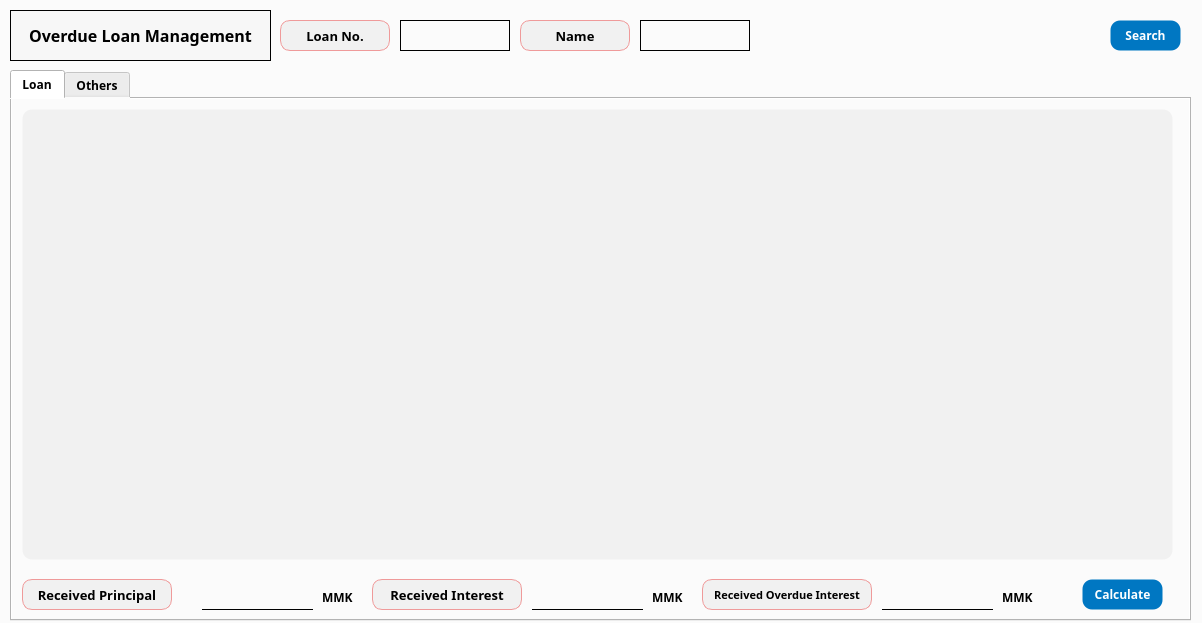
<?xml version="1.0" encoding="UTF-8"?>
<ui version="4.0">
 <class>MainWindow</class>
 <widget class="QMainWindow" name="MainWindow">
  <property name="geometry">
   <rect>
    <x>0</x>
    <y>0</y>
    <width>1202</width>
    <height>623</height>
   </rect>
  </property>
  <property name="windowTitle">
   <string>MainWindow</string>
  </property>
  <property name="styleSheet">
   <string notr="true">QWidget {
	background-color: #fbfbfb;
}

QTableView {
	background-color: #f1f1f1;
	border: 1px solid transparent;
	border-radius: 10px;
}

QPushButton {
    background-color: #0077c2;
    color: white;
    border: 1px solid transparent;
    border-radius: 10px;
    padding: 5px 10px;
}

QPushButton:hover {
    border: 1px solid white;
}

QPushButton:pressed {
    background-color: #005f9e;
    padding-top: 6px;
    padding-bottom: 4px;
}

QPushButton:disabled {
    background-color: lightgray;
    color: gray;
    border: 1px solid gray;
}
</string>
  </property>
  <widget class="QWidget" name="centralwidget">
   <widget class="QPushButton" name="loanSearchButton">
    <property name="geometry">
     <rect>
      <x>1110</x>
      <y>20</y>
      <width>71</width>
      <height>31</height>
     </rect>
    </property>
    <property name="font">
     <font>
      <family>Arial Black</family>
      <weight>75</weight>
      <bold>true</bold>
     </font>
    </property>
    <property name="text">
     <string>Search</string>
    </property>
   </widget>
   <widget class="QLabel" name="customerName">
    <property name="geometry">
     <rect>
      <x>640</x>
      <y>20</y>
      <width>110</width>
      <height>31</height>
     </rect>
    </property>
    <property name="minimumSize">
     <size>
      <width>110</width>
      <height>0</height>
     </size>
    </property>
    <property name="maximumSize">
     <size>
      <width>110</width>
      <height>16777215</height>
     </size>
    </property>
    <property name="font">
     <font>
      <family>Arial Black</family>
      <weight>75</weight>
      <bold>true</bold>
     </font>
    </property>
    <property name="styleSheet">
     <string notr="true">QLabel {
    border: 1px solid black;
    background-color: transparent;
    color: black;
}

QLabel:disabled {
    border: 1px solid lightgray;
    background-color: lightgray;
    color: lightgray;
}
</string>
    </property>
    <property name="frameShape">
     <enum>QFrame::Box</enum>
    </property>
    <property name="text">
     <string/>
    </property>
   </widget>
   <widget class="QLabel" name="label">
    <property name="geometry">
     <rect>
      <x>520</x>
      <y>20</y>
      <width>110</width>
      <height>31</height>
     </rect>
    </property>
    <property name="minimumSize">
     <size>
      <width>110</width>
      <height>0</height>
     </size>
    </property>
    <property name="maximumSize">
     <size>
      <width>110</width>
      <height>16777215</height>
     </size>
    </property>
    <property name="font">
     <font>
      <family>Arial Black</family>
      <pointsize>10</pointsize>
      <weight>75</weight>
      <bold>true</bold>
     </font>
    </property>
    <property name="styleSheet">
     <string notr="true">background-color:rgb(241, 241, 241);
border: 1px solid #ef9a9a;
border-radius: 10px;</string>
    </property>
    <property name="frameShape">
     <enum>QFrame::Box</enum>
    </property>
    <property name="text">
     <string>Name</string>
    </property>
    <property name="alignment">
     <set>Qt::AlignCenter</set>
    </property>
   </widget>
   <widget class="QLabel" name="label_4">
    <property name="geometry">
     <rect>
      <x>10</x>
      <y>10</y>
      <width>261</width>
      <height>51</height>
     </rect>
    </property>
    <property name="font">
     <font>
      <family>Arial Black</family>
      <pointsize>12</pointsize>
      <weight>75</weight>
      <bold>true</bold>
     </font>
    </property>
    <property name="styleSheet">
     <string notr="true">background-color:rgb(247, 247, 247)</string>
    </property>
    <property name="frameShape">
     <enum>QFrame::Box</enum>
    </property>
    <property name="text">
     <string>Overdue Loan Management</string>
    </property>
    <property name="alignment">
     <set>Qt::AlignCenter</set>
    </property>
   </widget>
   <widget class="QLabel" name="label_22">
    <property name="geometry">
     <rect>
      <x>280</x>
      <y>20</y>
      <width>110</width>
      <height>31</height>
     </rect>
    </property>
    <property name="minimumSize">
     <size>
      <width>110</width>
      <height>0</height>
     </size>
    </property>
    <property name="maximumSize">
     <size>
      <width>110</width>
      <height>16777215</height>
     </size>
    </property>
    <property name="font">
     <font>
      <family>Arial Black</family>
      <pointsize>10</pointsize>
      <weight>75</weight>
      <bold>true</bold>
     </font>
    </property>
    <property name="styleSheet">
     <string notr="true">background-color:rgb(241, 241, 241);
border: 1px solid #ef9a9a;
border-radius: 10px;</string>
    </property>
    <property name="frameShape">
     <enum>QFrame::Box</enum>
    </property>
    <property name="text">
     <string>Loan No.</string>
    </property>
    <property name="alignment">
     <set>Qt::AlignCenter</set>
    </property>
   </widget>
   <widget class="QLabel" name="loanNumber">
    <property name="geometry">
     <rect>
      <x>400</x>
      <y>20</y>
      <width>110</width>
      <height>31</height>
     </rect>
    </property>
    <property name="minimumSize">
     <size>
      <width>110</width>
      <height>0</height>
     </size>
    </property>
    <property name="maximumSize">
     <size>
      <width>110</width>
      <height>16777215</height>
     </size>
    </property>
    <property name="font">
     <font>
      <family>Arial Black</family>
      <weight>75</weight>
      <bold>true</bold>
     </font>
    </property>
    <property name="styleSheet">
     <string notr="true">QLabel {
    border: 1px solid black;
    background-color: transparent;
    color: black;
}

QLabel:disabled {
    border: 1px solid lightgray;
    background-color: lightgray;
    color: lightgray;
}
</string>
    </property>
    <property name="frameShape">
     <enum>QFrame::Box</enum>
    </property>
    <property name="text">
     <string/>
    </property>
   </widget>
   <widget class="QTabWidget" name="tabWidget">
    <property name="geometry">
     <rect>
      <x>10</x>
      <y>70</y>
      <width>1181</width>
      <height>551</height>
     </rect>
    </property>
    <property name="font">
     <font>
      <family>Arial Black</family>
      <weight>75</weight>
      <bold>true</bold>
     </font>
    </property>
    <property name="currentIndex">
     <number>0</number>
    </property>
    <widget class="QWidget" name="tab">
     <attribute name="title">
      <string>Loan</string>
     </attribute>
     <widget class="QLineEdit" name="receivedPrincipal">
      <property name="geometry">
       <rect>
        <x>190</x>
        <y>480</y>
        <width>111</width>
        <height>31</height>
       </rect>
      </property>
      <property name="font">
       <font>
        <family>Arial Black</family>
        <weight>75</weight>
        <bold>true</bold>
       </font>
      </property>
      <property name="styleSheet">
       <string notr="true">QLineEdit {
    border: none;
    border-bottom: 1px solid black;
    background-color: transparent;
    color: black;
}

QLineEdit:disabled {
    border: none;
    border-bottom: 1px solid lightgray;
    background-color: lightgray;
    color: lightgray;
}
</string>
      </property>
     </widget>
     <widget class="QLineEdit" name="receivedOverdueInterest">
      <property name="geometry">
       <rect>
        <x>870</x>
        <y>480</y>
        <width>111</width>
        <height>31</height>
       </rect>
      </property>
      <property name="font">
       <font>
        <family>Arial Black</family>
        <weight>75</weight>
        <bold>true</bold>
       </font>
      </property>
      <property name="styleSheet">
       <string notr="true">QLineEdit {
    border: none;
    border-bottom: 1px solid black;
    background-color: transparent;
    color: black;
}

QLineEdit:disabled {
    border: none;
    border-bottom: 1px solid lightgray;
    background-color: lightgray;
    color: lightgray;
}
</string>
      </property>
     </widget>
     <widget class="QPushButton" name="calculateButton">
      <property name="geometry">
       <rect>
        <x>1070</x>
        <y>480</y>
        <width>81</width>
        <height>31</height>
       </rect>
      </property>
      <property name="font">
       <font>
        <family>Arial Black</family>
        <weight>75</weight>
        <bold>true</bold>
       </font>
      </property>
      <property name="text">
       <string>Calculate</string>
      </property>
     </widget>
     <widget class="QLabel" name="label_26">
      <property name="geometry">
       <rect>
        <x>360</x>
        <y>480</y>
        <width>150</width>
        <height>31</height>
       </rect>
      </property>
      <property name="minimumSize">
       <size>
        <width>150</width>
        <height>0</height>
       </size>
      </property>
      <property name="maximumSize">
       <size>
        <width>110</width>
        <height>16777215</height>
       </size>
      </property>
      <property name="font">
       <font>
        <family>Arial Black</family>
        <pointsize>10</pointsize>
        <weight>75</weight>
        <bold>true</bold>
       </font>
      </property>
      <property name="styleSheet">
       <string notr="true">background-color:rgb(241, 241, 241);
border: 1px solid #ef9a9a;
border-radius: 10px;</string>
      </property>
      <property name="frameShape">
       <enum>QFrame::Box</enum>
      </property>
      <property name="text">
       <string>Received Interest</string>
      </property>
      <property name="alignment">
       <set>Qt::AlignCenter</set>
      </property>
     </widget>
     <widget class="QLineEdit" name="receivedInterest">
      <property name="geometry">
       <rect>
        <x>520</x>
        <y>480</y>
        <width>111</width>
        <height>31</height>
       </rect>
      </property>
      <property name="font">
       <font>
        <family>Arial Black</family>
        <weight>75</weight>
        <bold>true</bold>
       </font>
      </property>
      <property name="styleSheet">
       <string notr="true">QLineEdit {
    border: none;
    border-bottom: 1px solid black;
    background-color: transparent;
    color: black;
}

QLineEdit:disabled {
    border: none;
    border-bottom: 1px solid lightgray;
    background-color: lightgray;
    color: lightgray;
}
</string>
      </property>
     </widget>
     <widget class="QLabel" name="label_24">
      <property name="geometry">
       <rect>
        <x>10</x>
        <y>480</y>
        <width>150</width>
        <height>31</height>
       </rect>
      </property>
      <property name="minimumSize">
       <size>
        <width>150</width>
        <height>0</height>
       </size>
      </property>
      <property name="maximumSize">
       <size>
        <width>110</width>
        <height>16777215</height>
       </size>
      </property>
      <property name="font">
       <font>
        <family>Arial Black</family>
        <pointsize>10</pointsize>
        <weight>75</weight>
        <bold>true</bold>
       </font>
      </property>
      <property name="styleSheet">
       <string notr="true">background-color:rgb(241, 241, 241);
border: 1px solid #ef9a9a;
border-radius: 10px;</string>
      </property>
      <property name="frameShape">
       <enum>QFrame::Box</enum>
      </property>
      <property name="text">
       <string>Received Principal</string>
      </property>
      <property name="alignment">
       <set>Qt::AlignCenter</set>
      </property>
     </widget>
     <widget class="QLabel" name="label_45">
      <property name="geometry">
       <rect>
        <x>990</x>
        <y>490</y>
        <width>41</width>
        <height>16</height>
       </rect>
      </property>
      <property name="font">
       <font>
        <family>Arial Black</family>
        <weight>75</weight>
        <bold>true</bold>
       </font>
      </property>
      <property name="text">
       <string>MMK</string>
      </property>
     </widget>
     <widget class="QLabel" name="label_42">
      <property name="geometry">
       <rect>
        <x>310</x>
        <y>490</y>
        <width>41</width>
        <height>16</height>
       </rect>
      </property>
      <property name="font">
       <font>
        <family>Arial Black</family>
        <weight>75</weight>
        <bold>true</bold>
       </font>
      </property>
      <property name="text">
       <string>MMK</string>
      </property>
     </widget>
     <widget class="QLabel" name="label_28">
      <property name="geometry">
       <rect>
        <x>690</x>
        <y>480</y>
        <width>170</width>
        <height>31</height>
       </rect>
      </property>
      <property name="minimumSize">
       <size>
        <width>170</width>
        <height>0</height>
       </size>
      </property>
      <property name="maximumSize">
       <size>
        <width>110</width>
        <height>16777215</height>
       </size>
      </property>
      <property name="font">
       <font>
        <family>Arial Black</family>
        <pointsize>8</pointsize>
        <weight>75</weight>
        <bold>true</bold>
       </font>
      </property>
      <property name="styleSheet">
       <string notr="true">background-color:rgb(241, 241, 241);
border: 1px solid #ef9a9a;
border-radius: 10px;</string>
      </property>
      <property name="frameShape">
       <enum>QFrame::Box</enum>
      </property>
      <property name="text">
       <string>Received Overdue Interest</string>
      </property>
      <property name="alignment">
       <set>Qt::AlignCenter</set>
      </property>
     </widget>
     <widget class="QLabel" name="label_43">
      <property name="geometry">
       <rect>
        <x>640</x>
        <y>490</y>
        <width>41</width>
        <height>16</height>
       </rect>
      </property>
      <property name="font">
       <font>
        <family>Arial Black</family>
        <weight>75</weight>
        <bold>true</bold>
       </font>
      </property>
      <property name="text">
       <string>MMK</string>
      </property>
     </widget>
     <widget class="QTableView" name="loanTable">
      <property name="geometry">
       <rect>
        <x>10</x>
        <y>10</y>
        <width>1151</width>
        <height>451</height>
       </rect>
      </property>
      <property name="font">
       <font>
        <family>Arial Black</family>
        <weight>75</weight>
        <bold>true</bold>
       </font>
      </property>
     </widget>
    </widget>
    <widget class="QWidget" name="tab_2">
     <attribute name="title">
      <string>Others</string>
     </attribute>
     <widget class="QLabel" name="label_23">
      <property name="geometry">
       <rect>
        <x>10</x>
        <y>10</y>
        <width>110</width>
        <height>31</height>
       </rect>
      </property>
      <property name="minimumSize">
       <size>
        <width>110</width>
        <height>0</height>
       </size>
      </property>
      <property name="maximumSize">
       <size>
        <width>110</width>
        <height>16777215</height>
       </size>
      </property>
      <property name="font">
       <font>
        <family>Arial Black</family>
        <pointsize>10</pointsize>
       </font>
      </property>
      <property name="styleSheet">
       <string notr="true">background-color:rgb(241, 241, 241);
border: 1px solid #ef9a9a;
border-radius: 10px;</string>
      </property>
      <property name="frameShape">
       <enum>QFrame::Box</enum>
      </property>
      <property name="text">
       <string>Guarantors</string>
      </property>
      <property name="alignment">
       <set>Qt::AlignCenter</set>
      </property>
     </widget>
     <widget class="QLabel" name="label_25">
      <property name="geometry">
       <rect>
        <x>10</x>
        <y>330</y>
        <width>110</width>
        <height>31</height>
       </rect>
      </property>
      <property name="minimumSize">
       <size>
        <width>110</width>
        <height>0</height>
       </size>
      </property>
      <property name="maximumSize">
       <size>
        <width>110</width>
        <height>16777215</height>
       </size>
      </property>
      <property name="font">
       <font>
        <family>Arial Black</family>
        <pointsize>10</pointsize>
       </font>
      </property>
      <property name="styleSheet">
       <string notr="true">background-color:rgb(241, 241, 241);
border: 1px solid #ef9a9a;
border-radius: 10px;</string>
      </property>
      <property name="frameShape">
       <enum>QFrame::Box</enum>
      </property>
      <property name="text">
       <string>Collaterals</string>
      </property>
      <property name="alignment">
       <set>Qt::AlignCenter</set>
      </property>
     </widget>
     <widget class="QTableView" name="guarantorTable">
      <property name="geometry">
       <rect>
        <x>10</x>
        <y>50</y>
        <width>1151</width>
        <height>271</height>
       </rect>
      </property>
      <property name="font">
       <font>
        <family>Arial Black</family>
       </font>
      </property>
     </widget>
     <widget class="QTableView" name="collateralTable">
      <property name="geometry">
       <rect>
        <x>10</x>
        <y>370</y>
        <width>1151</width>
        <height>141</height>
       </rect>
      </property>
      <property name="font">
       <font>
        <family>Arial Black</family>
       </font>
      </property>
     </widget>
    </widget>
   </widget>
  </widget>
 </widget>
 <resources/>
 <connections/>
</ui>
